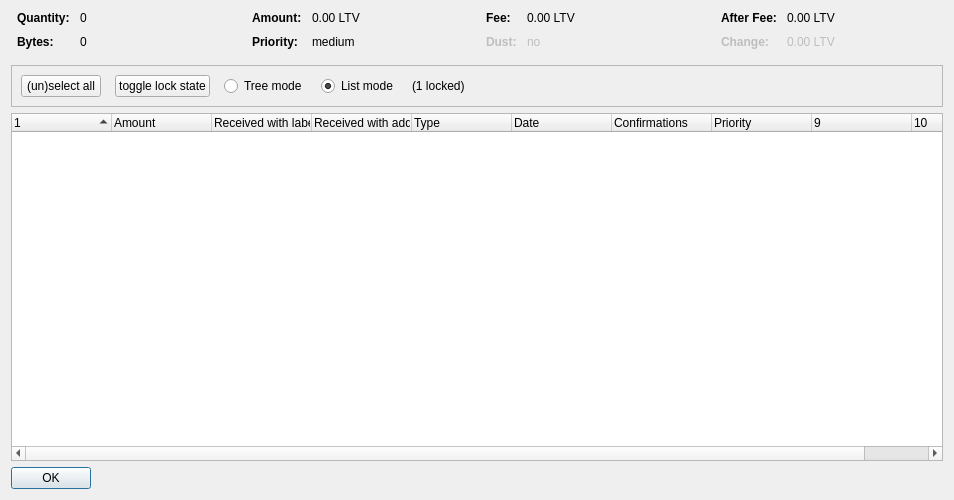
<?xml version="1.0" encoding="UTF-8"?>
<ui version="4.0">
 <class>CoinControlDialog</class>
 <widget class="QDialog" name="CoinControlDialog">
  <property name="geometry">
   <rect>
    <x>0</x>
    <y>0</y>
    <width>954</width>
    <height>500</height>
   </rect>
  </property>
  <property name="windowTitle">
   <string>Coin Selection</string>
  </property>
  <layout class="QVBoxLayout" name="verticalLayout">
   <item>
    <layout class="QHBoxLayout" name="horizontalLayoutTop" stretch="0,0,0,0">
     <property name="topMargin">
      <number>0</number>
     </property>
     <property name="bottomMargin">
      <number>10</number>
     </property>
     <item>
      <layout class="QFormLayout" name="formLayoutCoinControl1">
       <property name="horizontalSpacing">
        <number>10</number>
       </property>
       <property name="verticalSpacing">
        <number>10</number>
       </property>
       <property name="leftMargin">
        <number>6</number>
       </property>
       <property name="rightMargin">
        <number>6</number>
       </property>
       <item row="0" column="0">
        <widget class="QLabel" name="labelCoinControlQuantityText">
         <property name="font">
          <font>
           <weight>75</weight>
           <bold>true</bold>
          </font>
         </property>
         <property name="text">
          <string>Quantity:</string>
         </property>
        </widget>
       </item>
       <item row="0" column="1">
        <widget class="QLabel" name="labelCoinControlQuantity">
         <property name="cursor">
          <cursorShape>IBeamCursor</cursorShape>
         </property>
         <property name="contextMenuPolicy">
          <enum>Qt::ActionsContextMenu</enum>
         </property>
         <property name="text">
          <string notr="true">0</string>
         </property>
         <property name="textInteractionFlags">
          <set>Qt::LinksAccessibleByMouse|Qt::TextSelectableByKeyboard|Qt::TextSelectableByMouse</set>
         </property>
        </widget>
       </item>
       <item row="1" column="0">
        <widget class="QLabel" name="labelCoinControlBytesText">
         <property name="font">
          <font>
           <weight>75</weight>
           <bold>true</bold>
          </font>
         </property>
         <property name="text">
          <string>Bytes:</string>
         </property>
        </widget>
       </item>
       <item row="1" column="1">
        <widget class="QLabel" name="labelCoinControlBytes">
         <property name="cursor">
          <cursorShape>IBeamCursor</cursorShape>
         </property>
         <property name="contextMenuPolicy">
          <enum>Qt::ActionsContextMenu</enum>
         </property>
         <property name="text">
          <string notr="true">0</string>
         </property>
         <property name="textInteractionFlags">
          <set>Qt::LinksAccessibleByMouse|Qt::TextSelectableByKeyboard|Qt::TextSelectableByMouse</set>
         </property>
        </widget>
       </item>
      </layout>
     </item>
     <item>
      <layout class="QFormLayout" name="formLayoutCoinControl2">
       <property name="horizontalSpacing">
        <number>10</number>
       </property>
       <property name="verticalSpacing">
        <number>10</number>
       </property>
       <property name="leftMargin">
        <number>6</number>
       </property>
       <property name="rightMargin">
        <number>6</number>
       </property>
       <item row="0" column="0">
        <widget class="QLabel" name="labelCoinControlAmountText">
         <property name="font">
          <font>
           <weight>75</weight>
           <bold>true</bold>
          </font>
         </property>
         <property name="text">
          <string>Amount:</string>
         </property>
        </widget>
       </item>
       <item row="0" column="1">
        <widget class="QLabel" name="labelCoinControlAmount">
         <property name="cursor">
          <cursorShape>IBeamCursor</cursorShape>
         </property>
         <property name="contextMenuPolicy">
          <enum>Qt::ActionsContextMenu</enum>
         </property>
         <property name="text">
          <string notr="true">0.00 LTV</string>
         </property>
         <property name="textInteractionFlags">
          <set>Qt::LinksAccessibleByMouse|Qt::TextSelectableByKeyboard|Qt::TextSelectableByMouse</set>
         </property>
        </widget>
       </item>
       <item row="1" column="0">
        <widget class="QLabel" name="labelCoinControlPriorityText">
         <property name="font">
          <font>
           <weight>75</weight>
           <bold>true</bold>
          </font>
         </property>
         <property name="text">
          <string>Priority:</string>
         </property>
        </widget>
       </item>
       <item row="1" column="1">
        <widget class="QLabel" name="labelCoinControlPriority">
         <property name="cursor">
          <cursorShape>IBeamCursor</cursorShape>
         </property>
         <property name="contextMenuPolicy">
          <enum>Qt::ActionsContextMenu</enum>
         </property>
         <property name="text">
          <string>medium</string>
         </property>
         <property name="textInteractionFlags">
          <set>Qt::LinksAccessibleByMouse|Qt::TextSelectableByKeyboard|Qt::TextSelectableByMouse</set>
         </property>
        </widget>
       </item>
      </layout>
     </item>
     <item>
      <layout class="QFormLayout" name="formLayoutCoinControl3">
       <property name="horizontalSpacing">
        <number>10</number>
       </property>
       <property name="verticalSpacing">
        <number>10</number>
       </property>
       <property name="leftMargin">
        <number>6</number>
       </property>
       <property name="rightMargin">
        <number>6</number>
       </property>
       <item row="0" column="0">
        <widget class="QLabel" name="labelCoinControlFeeText">
         <property name="font">
          <font>
           <weight>75</weight>
           <bold>true</bold>
          </font>
         </property>
         <property name="text">
          <string>Fee:</string>
         </property>
        </widget>
       </item>
       <item row="0" column="1">
        <widget class="QLabel" name="labelCoinControlFee">
         <property name="cursor">
          <cursorShape>IBeamCursor</cursorShape>
         </property>
         <property name="contextMenuPolicy">
          <enum>Qt::ActionsContextMenu</enum>
         </property>
         <property name="text">
          <string notr="true">0.00 LTV</string>
         </property>
         <property name="textInteractionFlags">
          <set>Qt::LinksAccessibleByMouse|Qt::TextSelectableByKeyboard|Qt::TextSelectableByMouse</set>
         </property>
        </widget>
       </item>
       <item row="1" column="0">
        <widget class="QLabel" name="labelCoinControlLowOutputText">
         <property name="enabled">
          <bool>false</bool>
         </property>
         <property name="font">
          <font>
           <weight>75</weight>
           <bold>true</bold>
          </font>
         </property>
         <property name="text">
          <string>Dust:</string>
         </property>
        </widget>
       </item>
       <item row="1" column="1">
        <widget class="QLabel" name="labelCoinControlLowOutput">
         <property name="enabled">
          <bool>false</bool>
         </property>
         <property name="cursor">
          <cursorShape>IBeamCursor</cursorShape>
         </property>
         <property name="contextMenuPolicy">
          <enum>Qt::ActionsContextMenu</enum>
         </property>
         <property name="text">
          <string>no</string>
         </property>
         <property name="textInteractionFlags">
          <set>Qt::LinksAccessibleByMouse|Qt::TextSelectableByKeyboard|Qt::TextSelectableByMouse</set>
         </property>
        </widget>
       </item>
      </layout>
     </item>
     <item>
      <layout class="QFormLayout" name="formLayoutCoinControl4">
       <property name="horizontalSpacing">
        <number>10</number>
       </property>
       <property name="verticalSpacing">
        <number>10</number>
       </property>
       <property name="leftMargin">
        <number>6</number>
       </property>
       <property name="rightMargin">
        <number>6</number>
       </property>
       <item row="0" column="0">
        <widget class="QLabel" name="labelCoinControlAfterFeeText">
         <property name="font">
          <font>
           <weight>75</weight>
           <bold>true</bold>
          </font>
         </property>
         <property name="text">
          <string>After Fee:</string>
         </property>
        </widget>
       </item>
       <item row="0" column="1">
        <widget class="QLabel" name="labelCoinControlAfterFee">
         <property name="cursor">
          <cursorShape>IBeamCursor</cursorShape>
         </property>
         <property name="contextMenuPolicy">
          <enum>Qt::ActionsContextMenu</enum>
         </property>
         <property name="text">
          <string notr="true">0.00 LTV</string>
         </property>
         <property name="textInteractionFlags">
          <set>Qt::LinksAccessibleByMouse|Qt::TextSelectableByKeyboard|Qt::TextSelectableByMouse</set>
         </property>
        </widget>
       </item>
       <item row="1" column="0">
        <widget class="QLabel" name="labelCoinControlChangeText">
         <property name="enabled">
          <bool>false</bool>
         </property>
         <property name="font">
          <font>
           <weight>75</weight>
           <bold>true</bold>
          </font>
         </property>
         <property name="text">
          <string>Change:</string>
         </property>
        </widget>
       </item>
       <item row="1" column="1">
        <widget class="QLabel" name="labelCoinControlChange">
         <property name="enabled">
          <bool>false</bool>
         </property>
         <property name="cursor">
          <cursorShape>IBeamCursor</cursorShape>
         </property>
         <property name="contextMenuPolicy">
          <enum>Qt::ActionsContextMenu</enum>
         </property>
         <property name="text">
          <string notr="true">0.00 LTV</string>
         </property>
         <property name="textInteractionFlags">
          <set>Qt::LinksAccessibleByMouse|Qt::TextSelectableByKeyboard|Qt::TextSelectableByMouse</set>
         </property>
        </widget>
       </item>
      </layout>
     </item>
    </layout>
   </item>
   <item>
    <widget class="QFrame" name="frame">
     <property name="minimumSize">
      <size>
       <width>0</width>
       <height>40</height>
      </size>
     </property>
     <property name="frameShape">
      <enum>QFrame::StyledPanel</enum>
     </property>
     <property name="frameShadow">
      <enum>QFrame::Sunken</enum>
     </property>
     <layout class="QHBoxLayout" name="horizontalLayout">
      <item>
       <layout class="QHBoxLayout" name="horizontalLayoutPanel" stretch="0,0,0,0,0,0">
        <property name="spacing">
         <number>14</number>
        </property>
        <item>
         <widget class="QPushButton" name="pushButtonSelectAll">
          <property name="sizePolicy">
           <sizepolicy hsizetype="Maximum" vsizetype="Fixed">
            <horstretch>0</horstretch>
            <verstretch>0</verstretch>
           </sizepolicy>
          </property>
          <property name="text">
           <string>(un)select all</string>
          </property>
          <property name="autoDefault">
           <bool>false</bool>
          </property>
         </widget>
        </item>
        <item>
         <widget class="QPushButton" name="pushButtonToggleLock">
          <property name="sizePolicy">
           <sizepolicy hsizetype="Maximum" vsizetype="Fixed">
            <horstretch>0</horstretch>
            <verstretch>0</verstretch>
           </sizepolicy>
          </property>
          <property name="text">
           <string>toggle lock state</string>
          </property>
          <property name="autoDefault">
           <bool>false</bool>
          </property>
         </widget>
        </item>
        <item>
         <widget class="QRadioButton" name="radioTreeMode">
          <property name="sizePolicy">
           <sizepolicy hsizetype="Maximum" vsizetype="Fixed">
            <horstretch>0</horstretch>
            <verstretch>0</verstretch>
           </sizepolicy>
          </property>
          <property name="text">
           <string>Tree mode</string>
          </property>
         </widget>
        </item>
        <item>
         <widget class="QRadioButton" name="radioListMode">
          <property name="sizePolicy">
           <sizepolicy hsizetype="Maximum" vsizetype="Fixed">
            <horstretch>0</horstretch>
            <verstretch>0</verstretch>
           </sizepolicy>
          </property>
          <property name="text">
           <string>List mode</string>
          </property>
          <property name="checked">
           <bool>true</bool>
          </property>
         </widget>
        </item>
        <item>
         <widget class="QLabel" name="labelLocked">
          <property name="text">
           <string>(1 locked)</string>
          </property>
         </widget>
        </item>
        <item>
         <spacer name="horizontalSpacer">
          <property name="orientation">
           <enum>Qt::Horizontal</enum>
          </property>
          <property name="sizeHint" stdset="0">
           <size>
            <width>40</width>
            <height>20</height>
           </size>
          </property>
         </spacer>
        </item>
       </layout>
      </item>
     </layout>
    </widget>
   </item>
   <item>
    <widget class="CoinControlTreeWidget" name="treeWidget">
     <property name="contextMenuPolicy">
      <enum>Qt::CustomContextMenu</enum>
     </property>
     <property name="sortingEnabled">
      <bool>false</bool>
     </property>
     <property name="columnCount">
      <number>10</number>
     </property>
     <attribute name="headerShowSortIndicator" stdset="0">
      <bool>true</bool>
     </attribute>
     <attribute name="headerStretchLastSection">
      <bool>false</bool>
     </attribute>
     <column>
      <property name="text">
       <string/>
      </property>
     </column>
     <column>
      <property name="text">
       <string>Amount</string>
      </property>
     </column>
     <column>
      <property name="text">
       <string>Received with label</string>
      </property>
     </column>
     <column>
      <property name="text">
       <string>Received with address</string>
      </property>
     </column>
     <column>
      <property name="text">
       <string>Type</string>
      </property>
     </column>
     <column>
      <property name="text">
       <string>Date</string>
      </property>
     </column>
     <column>
      <property name="text">
       <string>Confirmations</string>
      </property>
      <property name="toolTip">
       <string>Confirmed</string>
      </property>
     </column>
     <column>
      <property name="text">
       <string>Priority</string>
      </property>
     </column>
     <column>
      <property name="text">
       <string/>
      </property>
     </column>
     <column>
      <property name="text">
       <string/>
      </property>
     </column>
    </widget>
   </item>
   <item>
    <widget class="QDialogButtonBox" name="buttonBox">
     <property name="sizePolicy">
      <sizepolicy hsizetype="Maximum" vsizetype="Fixed">
       <horstretch>0</horstretch>
       <verstretch>0</verstretch>
      </sizepolicy>
     </property>
     <property name="orientation">
      <enum>Qt::Horizontal</enum>
     </property>
     <property name="standardButtons">
      <set>QDialogButtonBox::Ok</set>
     </property>
    </widget>
   </item>
  </layout>
 </widget>
 <customwidgets>
  <customwidget>
   <class>CoinControlTreeWidget</class>
   <extends>QTreeWidget</extends>
   <header>coincontroltreewidget.h</header>
  </customwidget>
 </customwidgets>
 <resources/>
 <connections/>
</ui>
